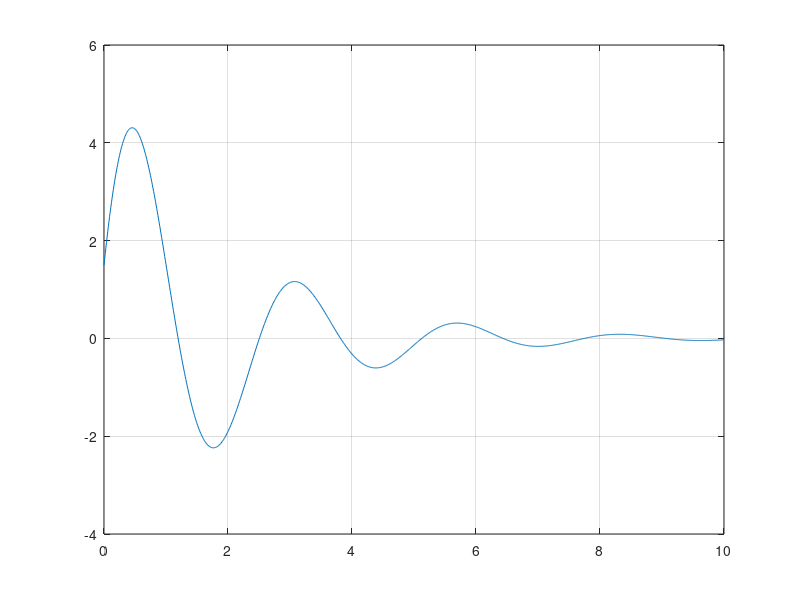

This chart was generated by the following MATLAB code:
close all; clear all;

% See Tutorial Q4B, Q4A
%R = 5;  % R = 5, from tutorial
R = 1;   % R = 1, from lab
L = 1;
C = (1/6);

% Initial values
i_0 = 2;        % Initial current = 2A
y_0 = 1.5;      % Initial voltage across capacitor = 1.5V
d_y_0 = i_0/C;  % Derivative of voltage across capacitor

B = [y_0 (R/L)*y_0+d_y_0] 
A = [1 R/L (1/(L*C))];
% Using R = 5
%Y(s) = (1.5s+13.5)/(s^2+s+6)

[r,p,k] = residue(B,A)
% from the above, we can form y equation below
t=0:0.01:10;
y = r(1)*exp(p(1).*t)+r(2)*exp(p(2).*t);
figure;
plot(t,y); grid on;